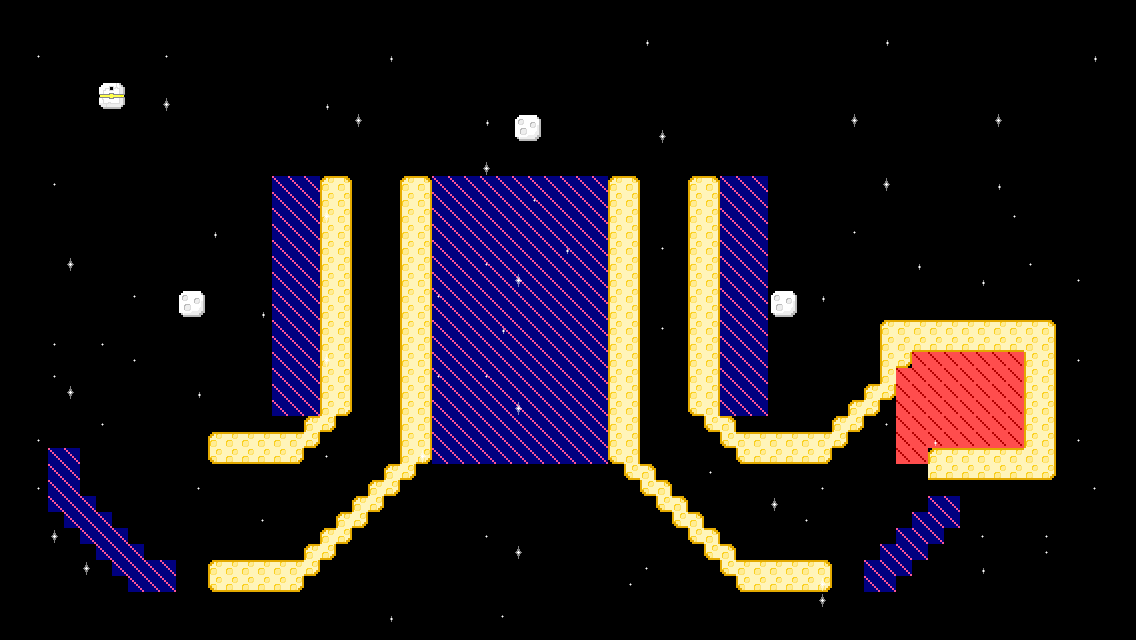

A level layout from a 2D game, rendered from its tile map. Below: a short description, then the map file with tile-grid data replaced by summaries:
An orthogonal 71x40 tile map with 16x16 px tiles, 2 tile layers (Tile Layer 1, Stars), 3 tilesets.

<map version="1.0" orientation="orthogonal" width="71" height="40" tilewidth="16" tileheight="16">
 <properties>
  <property name="time1" value="50" />
  <property name="time2" value="20" />
  <property name="time3" value="9" />
 </properties>
 <tileset firstgid="1" name="sprites32" tilewidth="32" tileheight="32">
  <image source="../data/sprites32.png" width="512" height="32" />
 </tileset>
 <tileset firstgid="17" name="sprites16" tilewidth="16" tileheight="16">
  <image source="../data/sprites16.png" width="256" height="16" />
 </tileset>
 <tileset firstgid="33" name="stars" tilewidth="16" tileheight="16">
  <image source="../data/stars.png" width="48" height="16" />
 </tileset>
 <layer name="Tile Layer 1" width="71" height="40">
  <data>[2840 cells, 654 non-empty, 13 distinct tile ids]</data>
 </layer>
 <layer name="Stars" width="71" height="40">
  <data>[2840 cells, 77 non-empty, 3 distinct tile ids]</data>
 </layer>
</map>